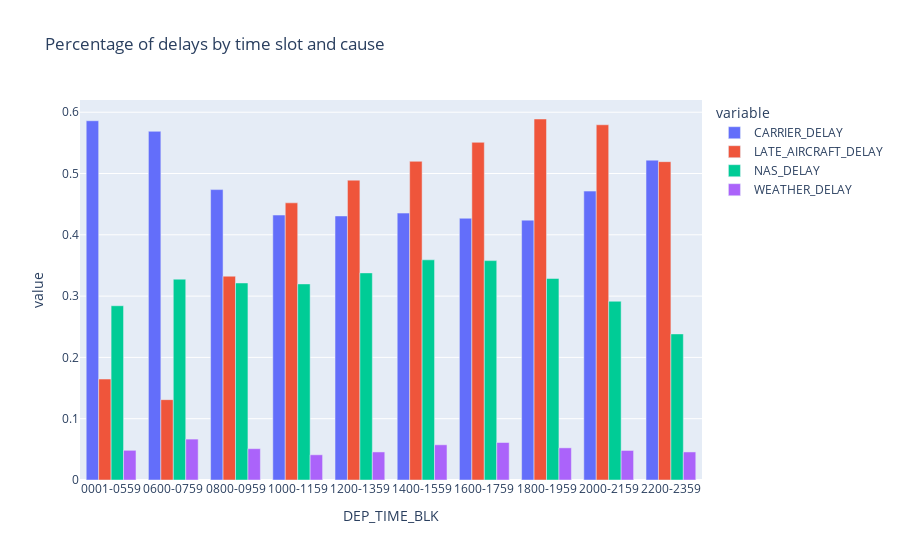

Notebook code for this chart:
### Code cell
# Hacer esto por Region
df_prov = df[df['DEP_DEL15']==1].groupby(['DEP_TIME_BLK']).LATE_AIRCRAFT_DELAY.mean().reset_index() \
    .merge(df[df['DEP_DEL15']==1].groupby(['DEP_TIME_BLK']).CARRIER_DELAY.mean().reset_index()) \
    .merge(df[df['DEP_DEL15']==1].groupby(['DEP_TIME_BLK']).NAS_DELAY.mean().reset_index()) \
    .merge(df[df['DEP_DEL15']==1].groupby(['DEP_TIME_BLK']).WEATHER_DELAY.mean().reset_index())

fig = px.bar(
    df_prov, x="DEP_TIME_BLK", y=["CARRIER_DELAY", "LATE_AIRCRAFT_DELAY", 'NAS_DELAY', 'WEATHER_DELAY'], 
    title="Percentage of delays by time slot and cause"
)

fig.update_layout(barmode='group')

### Figure 1 — Plotly figure (JSON) as saved in the notebook; plotly's stock layout.template omitted (floating-point values rounded to 4 significant figures)
{"data": [{"alignmentgroup": "True", "hovertemplate": "variable=CARRIER_DELAY<br>DEP_TIME_BLK=%{x}<br>value=%{y}<extra></extra>", "legendgroup": "CARRIER_DELAY", "marker": {"color": "#636efa", "pattern": {"shape": ""}}, "name": "CARRIER_DELAY", "offsetgroup": "CARRIER_DELAY", "orientation": "v", "showlegend": true, "textposition": "auto", "type": "bar", "x": ["0001-0559", "0600-0759", "0800-0959", "1000-1159", "1200-1359", "1400-1559", "1600-1759", "1800-1959", "2000-2159", "2200-2359"], "xaxis": "x", "y": [0.5861, 0.5688, 0.4738, 0.4323, 0.4308, 0.4354, 0.427, 0.4239, 0.4713, 0.5218], "yaxis": "y"}, {"alignmentgroup": "True", "hovertemplate": "variable=LATE_AIRCRAFT_DELAY<br>DEP_TIME_BLK=%{x}<br>value=%{y}<extra></extra>", "legendgroup": "LATE_AIRCRAFT_DELAY", "marker": {"color": "#EF553B", "pattern": {"shape": ""}}, "name": "LATE_AIRCRAFT_DELAY", "offsetgroup": "LATE_AIRCRAFT_DELAY", "orientation": "v", "showlegend": true, "textposition": "auto", "type": "bar", "x": ["0001-0559", "0600-0759", "0800-0959", "1000-1159", "1200-1359", "1400-1559", "1600-1759", "1800-1959", "2000-2159", "2200-2359"], "xaxis": "x", "y": [0.1647, 0.1311, 0.3325, 0.4522, 0.4892, 0.5199, 0.5508, 0.5889, 0.5795, 0.5193], "yaxis": "y"}, {"alignmentgroup": "True", "hovertemplate": "variable=NAS_DELAY<br>DEP_TIME_BLK=%{x}<br>value=%{y}<extra></extra>", "legendgroup": "NAS_DELAY", "marker": {"color": "#00cc96", "pattern": {"shape": ""}}, "name": "NAS_DELAY", "offsetgroup": "NAS_DELAY", "orientation": "v", "showlegend": true, "textposition": "auto", "type": "bar", "x": ["0001-0559", "0600-0759", "0800-0959", "1000-1159", "1200-1359", "1400-1559", "1600-1759", "1800-1959", "2000-2159", "2200-2359"], "xaxis": "x", "y": [0.2843, 0.3276, 0.3214, 0.3199, 0.3379, 0.3592, 0.3579, 0.3288, 0.2916, 0.2383], "yaxis": "y"}, {"alignmentgroup": "True", "hovertemplate": "variable=WEATHER_DELAY<br>DEP_TIME_BLK=%{x}<br>value=%{y}<extra></extra>", "legendgroup": "WEATHER_DELAY", "marker": {"color": "#ab63fa", "pattern": {"shape": ""}}, "name": "WEATHER_DELAY", "offsetgroup": "WEATHER_DELAY", "orientation": "v", "showlegend": true, "textposition": "auto", "type": "bar", "x": ["0001-0559", "0600-0759", "0800-0959", "1000-1159", "1200-1359", "1400-1559", "1600-1759", "1800-1959", "2000-2159", "2200-2359"], "xaxis": "x", "y": [0.04843, 0.06675, 0.05109, 0.04113, 0.04578, 0.05745, 0.06118, 0.05247, 0.04819, 0.04576], "yaxis": "y"}], "layout": {"barmode": "group", "legend": {"title": {"text": "variable"}, "tracegroupgap": 0}, "title": {"text": "Percentage of delays by time slot and cause"}, "xaxis": {"anchor": "y", "domain": [0, 1], "title": {"text": "DEP_TIME_BLK"}}, "yaxis": {"anchor": "x", "domain": [0, 1], "title": {"text": "value"}}}}
